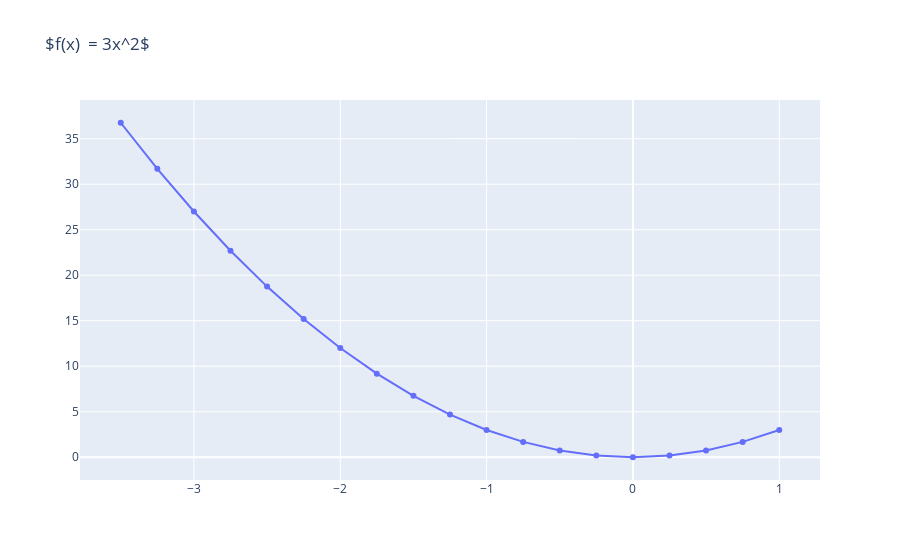

Notebook code for this chart:
### Markdown cell above
Now there is a flaw in our approach above.  Let's look at our plot again.

### Code cell
three_x_2

### Figure 1 — Plotly figure (JSON) as saved in the notebook; plotly's stock layout.template omitted (floating-point values rounded to 4 significant figures)
{"data": [{"type": "scatter", "x": [-3.5, -3.25, -3, -2.75, -2.5, -2.25, -2, -1.75, -1.5, -1.25, -1, -0.75, -0.5, -0.25, 0, 0.25, 0.5, 0.75, 1], "y": [36.75, 31.69, 27, 22.69, 18.75, 15.19, 12, 9.188, 6.75, 4.688, 3, 1.688, 0.75, 0.1875, 0, 0.1875, 0.75, 1.688, 3]}], "layout": {"autosize": true, "title": {"text": "$f(x)  = 3x^2$"}, "xaxis": {"autorange": true, "range": [-3.774, 1.274], "type": "linear"}, "yaxis": {"autorange": true, "range": [-2.692, 39.44], "type": "linear"}}}
